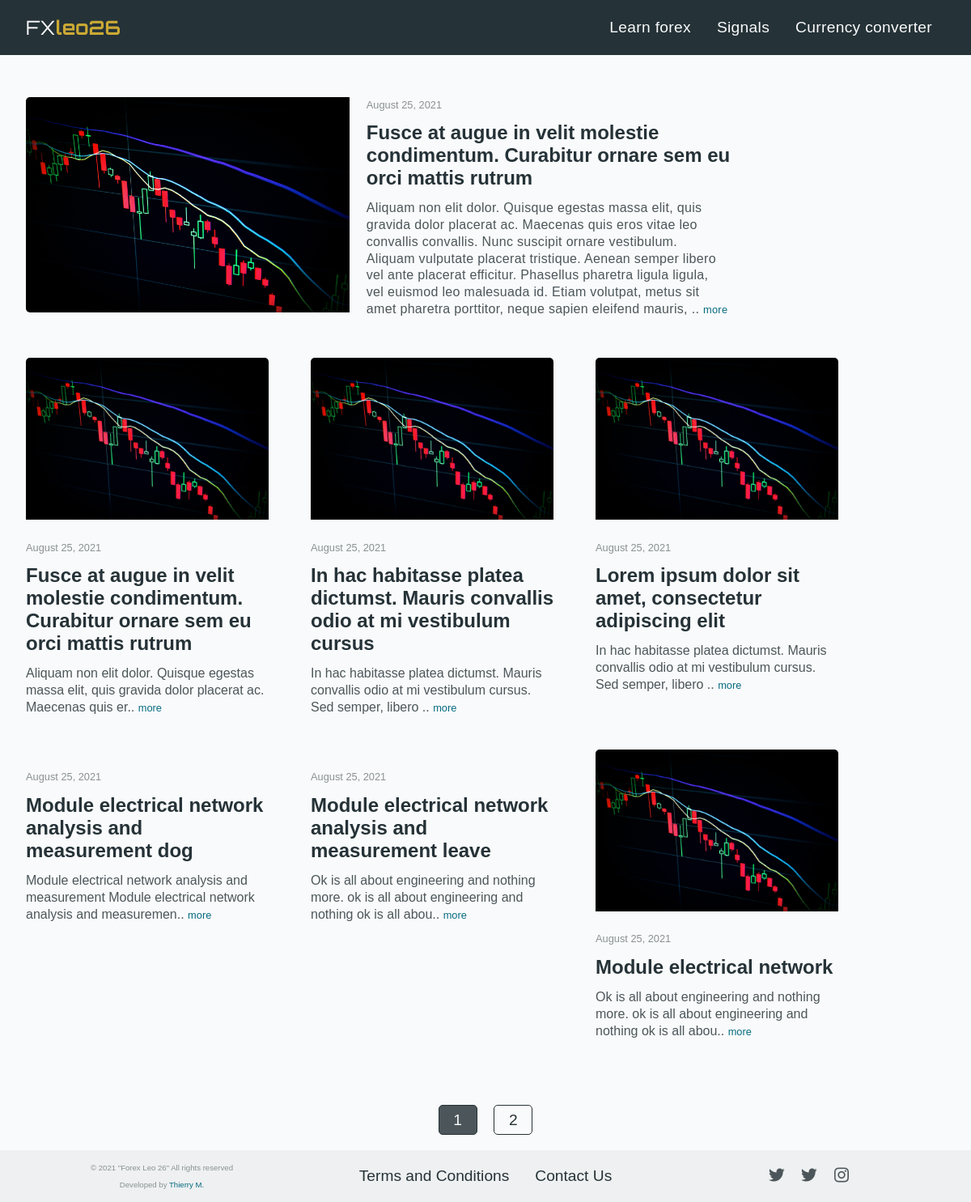
Page /home on the earlier database version.
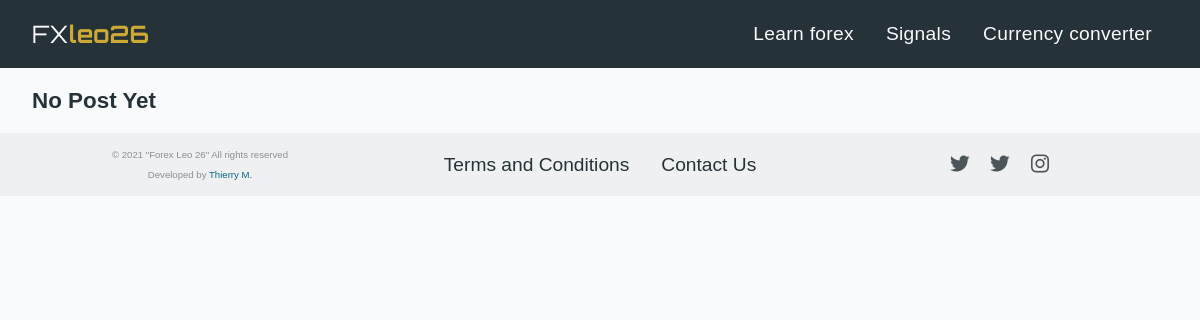
Same page on the later database version.
### forex_26_app/models.py (models this page shows, shortened)
class Post(db.Model):
    id = db.Column(db.Integer, nullable=False, primary_key = True)
    image = db.Column(db.String(30), nullable=False, default = "default.jpg")
    title = db.Column(db.String(100), nullable=False)
    post = db.Column(db.Text, nullable=False)
    posted_date = db.Column(db.DateTime, nullable=False, default = datetime.utcnow)
    user = db.Column(db.Integer, db.ForeignKey('admin.id'), nullable = False)

### forex_26_app/routes.py (the view)
@app.route('/')
@app.route('/home')
def home():
    date = datetime.utcnow() # get current date
    page = request.args.get('page', 1, type=int)
    posts = Post.query.order_by(Post.posted_date.desc()).paginate(page=page, per_page=6) # query post by posted date.
    return render_template('home.html', title="Home", posts=posts, date=date)

### forex_26_app/templates/home.html
{% extends "layout.html" %}
{% block content %}
{% if posts.items|length > 0 %}
{% if posts.page == 1 %}
<div class="latest_post-container">
    <div class="latest_post">
        <img class="overview-image-latest" alt="" src="{{ url_for('static', filename='photos/' + posts.items[0].image) }}">
        <div class="news-summary-container">
            <span class="text-muted date-posted">{{ posts.items[0].posted_date.strftime("%B %d, %Y") }}</span>
            <h2 class="news-title-summary news-title-summary-latest">
                <a class="news-title-summary-link" href="{{ url_for('post', post_title=posts.items[0].title, post_id=posts.items[0].id ) }}">{{ posts.items[0].title }}</a>
            </h2>
            {% if posts.items[0].post|length > 400 %}
            <p class="summary summary-latest">
                {{ posts.items[0].post[0:400] }}..
                <a class="read__more" href="{{ url_for('post', post_title=posts.items[0].title, post_id=posts.items[0].id ) }}">more</a>
            </p>
            {% else %}
            <p class="summary summary-latest">{{ posts.items[0].post }}</p>
            {% endif %}
        </div>
    </div>
</div>
{% endif %}
<div class="news-cards-container">
    {% for post in posts.items %}
    <div class="news-card">
        <img class="overview-image" alt="" src="{{ url_for('static', filename='photos/' + post.image) }}">
        <div class="news-summary-container">
            <span class="text-muted date-posted">{{ post.posted_date.strftime("%B %d, %Y") }}</span>
            <h2 class="news-title-summary">
                <a class="news-title-summary-link" href="{{ url_for('post', post_title=post.title, post_id=post.id ) }}">{{ post.title }}</a>
            </h2>
            {% if post.post|length > 100 %}
            <p class="summary">
                {{ post.post[0:100] }}..
                <a class="read__more" href="{{ url_for('post', post_title=post.title, post_id=post.id ) }}">more</a>
            </p>
            {% else %}
            <p class="summary">{{ post.post }}</p>
            {% endif %}
        </div>
    </div>
{% endfor %}
</div>
<div class="paginations">
    {% for page_num in posts.iter_pages() %}
    {% if page_num %}
    {% if posts.page == page_num %}
    <a class='btn btn-pagination' href="{{ url_for('home', page=page_num) }}">{{ page_num }}</a>
    {% else %}
    <a class='btn-pagination-out' href="{{ url_for('home', page=page_num) }}">{{ page_num }}</a>
    {% endif %}
    {% else %}
    ...
    {% endif %}
    {% endfor %}
</div>
{% else %}
{% if current_user.is_authenticated %}
<h1 class="no-post__warning">No Post Yet <a class="nav-link" href="{{ url_for('new_post') }}">Create a post in learn forex</a> or <a class="nav-link" href="{{ url_for('create_post_signals') }}">Create a post in signals</a></h1>
{% else %}
<h1 class="no-post__warning">No Post Yet</h1>
{% endif %}
{% endif%}
{% endblock %}

### forex_26_app/templates/layout.html (shortened to what this page needs)
<!DOCTYPE html>
<html lang="en">
<head>
    <link href="{{ url_for('static', filename='boxicons-2.0.9/css/boxicons.min.css') }}" rel="stylesheet">
    <link href="{{ url_for('static', filename='home.css') }}" rel="stylesheet">
    <link href="{{ url_for('static', filename='post.css') }}" rel="stylesheet">
    <link href="{{ url_for('static', filename='style.css') }}" rel="stylesheet">
</head>
<body>
  <header>
    <a class="logo" href="{{url_for('home')}}">FX<b>leo26</b></a>
    <nav class="nav-bar">
      <ul class="nav-links">
        <li class="nav-item">
          <a href="{{ url_for('home') }}" class="nav-link">Learn forex</a>
        </li>
        <li class="nav-item">
          <a href="{{ url_for('signals') }}" class="nav-link">Signals</a>
        </li>
        <li class="nav-item">
          <a href="{{ url_for('currency_convert') }}" class="nav-link">Currency converter</a>
        </li>
      </ul>
    </nav>
</header>
<main class="container">
{% block content %}{% endblock %}
</main>
<footer class="footer">
  <div class="end-footer">
    <span class="copyright text-muted">© 2021 "Forex Leo 26" All rights reserved</span>
    <span class="built_by text-muted">Developed by <a class="my__name" href="https://www.thierrymugisha.me" target="_blank">Thierry M.</a></span>
  </div>
  <ul class="footer-items">
    <li class="footer-item">
      <a class="nav-link-footer pos-relative" href="#">Terms and Conditions</a>
      </li>
      {% if not current_user.is_authenticated %}
      <li class="footer-item">
        <a class="nav-link-footer pos-relative" href="{{ url_for('contact') }}">Contact Us</a>
      </li>
      {% endif %}
  </ul>
  <ul class="social-footer-ul">
      <li class="social-item">
        <a href="https://t.me/forexleo24" target="_blank">
          <i class="bx bxl-twitter"></i>
        </a>
      </li>
      <li class="social-item">
        <a href="https://t.me/forexleo24" target="_blank">
          <i class="bx bxl-twitter"></i>
        </a>
      </li>
      <li class="social-item">
        <a href="https://www.instagram.com/forex_leo24/" target="_blank">
          <i class="bx bxl-instagram"></i>
        </a>
      </li>
  </ul>
</footer>
</body>
</html>

### forex_26_app/static/home.css (style rules this page uses)
.no-post__warning { color: var(--primary-clr); font-size: 1.4rem; }

### forex_26_app/static/style.css (style rules this page uses)
*, *::before, *::after { margin: 0px; padding: 0px; box-sizing: border-box; }
:root { --primary-clr: #253237; --primary-clr-alt: #4C565A; --second-clr: #CBA934; --gray-clr: #EEF0F1; --text-mute: #899194; --white-clr: #F9FAFB; --link-clr: #056A80; }
body { position: relative; background-color: var(--white-clr); font-family: sans-serif; }
a { text-decoration: none; }
li { list-style: none; }
.text-muted { color: var(--text-mute); }
.pos-relative { position: relative; }
.container { padding: 1.2rem 2rem; }
header { background-color: #253237; display: flex; align-items: center; justify-content: space-between; padding: 1.2rem 2rem; }
.logo { font-family: 'Orbitron', sans-serif; font-size: 1.5rem; color: var(--white-clr); }
.logo b { color: var(--second-clr); }
.nav-links { display: flex; align-items: center; justify-content: space-between; }
.nav-item { margin: 0 1rem; }
.nav-link { color: var(--white-clr); font-size: 1.2rem; letter-spacing: .02rem; position: relative; padding-bottom: .2rem; }
.nav-link::before, .nav-link-footer::before { content: ""; background-color: var(--second-clr); width: 100%; height: .15rem; position: absolute; bottom: 0; transform: scaleX(0); transform-origin: right; transition: 300ms transform; }
.footer { background-color: var(--gray-clr); display: grid; grid-template-columns: 1fr; grid-template-rows: auto auto auto; grid-template-areas: "footer-items" "social-footer-ul" "end-footer"; padding: 2rem 0; }
.footer-items { display: flex; align-items: center; justify-content: center; flex-direction: column; grid-area: footer-items; margin-bottom: 1rem; }
.footer-item { font-size: 1.2rem; margin: .3rem 0; }
.nav-link-footer { color: var(--primary-clr); }
.social-footer-ul { display: flex; align-items: center; justify-content: center; margin-bottom: 1rem; grid-area: social-footer-ul; }
.social-item { margin: 0 .5rem; }
.bxl-twitter, .bxl-instagram { color: var(--primary-clr-alt); font-size: 1.8rem; }
.end-footer { display: flex; flex-direction: column; align-items: center; justify-content: center; }
.copyright { margin-bottom: .5rem; }
.copyright, .built_by { font-size: .9rem; }
.my__name { color: var(--link-clr); }
@media screen and (min-width: 768px) { .footer { grid-template-columns: 1fr 1fr 1fr; grid-template-rows: 1fr; grid-template-areas: "end-footer footer-items social-footer-ul"; padding: 1rem 0; } }
@media screen and (min-width: 768px) { .footer-items { flex-direction: row; margin-bottom: 0; } }
@media screen and (min-width: 768px) { .footer-item { margin: 0 1rem; } }
@media screen and (min-width: 768px) { .social-footer-ul { margin-bottom: 0; } }
@media screen and (min-width: 768px) { .bxl-twitter, .bxl-instagram { font-size: 1.5rem; } }
@media screen and (min-width: 768px) { .copyright, .built_by { font-size: .6rem; } }
@media screen and (min-width: 768px) { .copyright { margin-bottom: .6rem; } }

Differences in the rows shown:
removed Post: image (placeholder picture), posted_date "August 25, 2021", title "Fusce at augue in velit molestie condimentum. Curabitur ornare sem eu orci mattis rutrum", post "Aliquam non elit dolor. Quisque egestas massa elit, quis gravida dolor placerat ac. Maecenas quis eros vitae leo convallis convallis. Nunc suscipit ornare vestibulum. Aliquam vulputate placerat tristique. Aenean semper libero vel ante placerat efficitur. Phasellus pharetra ligula ligula, vel euismod leo malesuada id. Etiam volutpat, metus sit amet pharetra porttitor, neque sapien eleifend mauris,", post "Aliquam non elit dolor. Quisque egestas massa elit, quis gravida dolor placerat ac. Maecenas quis er"
removed Post: image (placeholder picture), posted_date "August 25, 2021", title "In hac habitasse platea dictumst. Mauris convallis odio at mi vestibulum cursus", post "In hac habitasse platea dictumst. Mauris convallis odio at mi vestibulum cursus. Sed semper, libero"
removed Post: image (placeholder picture), posted_date "August 25, 2021", title "Lorem ipsum dolor sit amet, consectetur adipiscing elit", post "In hac habitasse platea dictumst. Mauris convallis odio at mi vestibulum cursus. Sed semper, libero"
removed Post: posted_date "August 25, 2021", title "Module electrical network analysis and measurement dog", post "Module electrical network analysis and measurement Module electrical network analysis and measuremen"
removed Post: posted_date "August 25, 2021", title "Module electrical network analysis and measurement leave", post "Ok is all about engineering and nothing more. ok is all about engineering and nothing ok is all abou"
removed Post: image (placeholder picture), posted_date "August 25, 2021", title "Module electrical network", post "Ok is all about engineering and nothing more. ok is all about engineering and nothing ok is all abou"
Other differences:
text no longer shown: ".. more"
text now shown: "No Post Yet"
list line gone: "1"
list line gone: "2"
